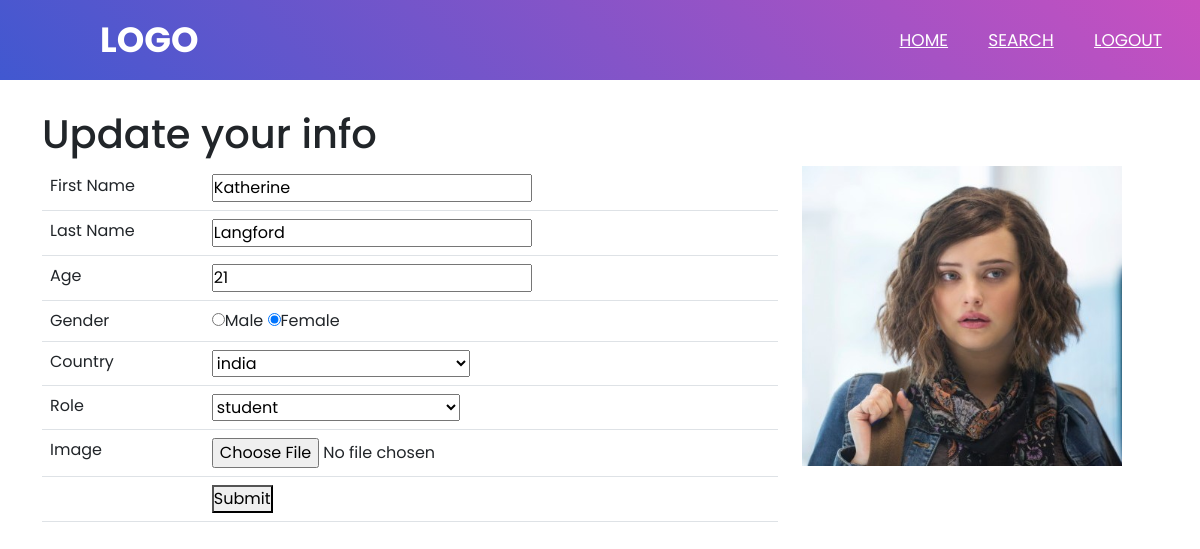
The page /edit.php?id=21 on the database its author committed.
### tables this page shows
CREATE TABLE `student` (
  `id` int(11) NOT NULL,
  `first_name` varchar(100) NOT NULL,
  `last_name` varchar(100) NOT NULL,
  `age` int(100) NOT NULL,
  `gender` enum('male','female') NOT NULL,
  `country` enum('nepal','india','japan') NOT NULL,
  `image` varchar(100) NOT NULL,
  `email` varchar(100) NOT NULL,
  `password` varchar(100) NOT NULL,
  `role` varchar(100) NOT NULL
);

### edit.php (the view, shortened to what this page needs)
<?php
    require_once('database.php');
    require_once('header.php');
    $id = $_GET['id'];
    $sql = "SELECT * FROM student WHERE id='$id'";
    $result = mysqli_query($connection, $sql);
    $row = mysqli_fetch_assoc($result);
?>
<!DOCTYPE html>
<html lang="en">
<head>
    <link rel="stylesheet" href="https://cdn.jsdelivr.net/npm/bootstrap-icons@1.10.5/font/bootstrap-icons.css">
    <link rel="stylesheet" href="https://cdn.jsdelivr.net/npm/bootstrap@5.2.3/dist/css/bootstrap.min.css"
>
</head>
<body>
    <div class="container">
        <form action="" method="post" enctype="multipart/form-data">
            <div class="row">
                <h1>Update your info</h1>
            </div>
            <div class="row">
                <div class="col-8">
                    <table class="table">
                        <tr>
                            <td scope="col">First Name</td>
                            <td scope="col"><input type="text" name="first_name" placeholder="Enter your first name"
                                    value="<?php echo $row['first_name']; ?>"></td>
                        </tr>
                        <tr>
                            <td>Last Name</td>
                            <td><input type="text" name="last_name" placeholder="Enter your last name"
                                    value="<?php echo $row['last_name']; ?>"></td>
                        </tr>
                        <tr>
                            <td>Age</td>
                            <td><input type="number" name="age" id="age" placeholder="Enter your age"
                                    value="<?php echo $row['age']; ?>"></td>
                        </tr>
                        <tr>
                            <td>Gender</td>
                            <td>
                                <input type="radio" name="gender" value="male" required <?php if ($row['gender']=='male'
                                    ) echo 'checked' ;?>>Male
                                <input type="radio" name="gender" value="female" required <?php if
                                    ($row['gender']=='female' ) echo 'checked' ;?>>Female
                            </td>
                        </tr>
                        <tr>
                            <td>Country</td>
                            <td>
                                <select name="country">
                                    <option value="india" <?php if ($row['country']=='india' ) echo 'selected' ; ?>
                                        >india
                                    </option>
                                </select>
                            </td>
                        </tr>
                        <tr>
                            <td>Role</td>
                            <td>
                                <select name="role">
                                    <option value="student" <?php if ($row['role']=='student' ) echo 'selected' ; ?>
                                        >student
                                    </option>
                                </select>
                            </td>
                        </tr>
                        <tr>
                            <td>Image</td>
                            <td> <input type="file" name="image">
                            </td>
                        </tr>
                        <td>
                        <td>
                            <button>Submit</button>
                        </td>
                    </table>
                </div>
                <div class="col-4">
                <img width="320px" height="300px" src="uploads/<?=$row['image']?>">
                </div>
            </div>
        </form>
    </div>
</body>
</html>

### css/header.css (style rules this page uses)
* { padding: 0; margin: 0; text-decoration: none; list-style: none; box-sizing: border-box; font-family: 'Poppins', sans-serif; }

### rows shown on the page
student: first_name "Katherine", last_name "Langford", age "21", gender "☑", country "india", role "student", image (picture)
